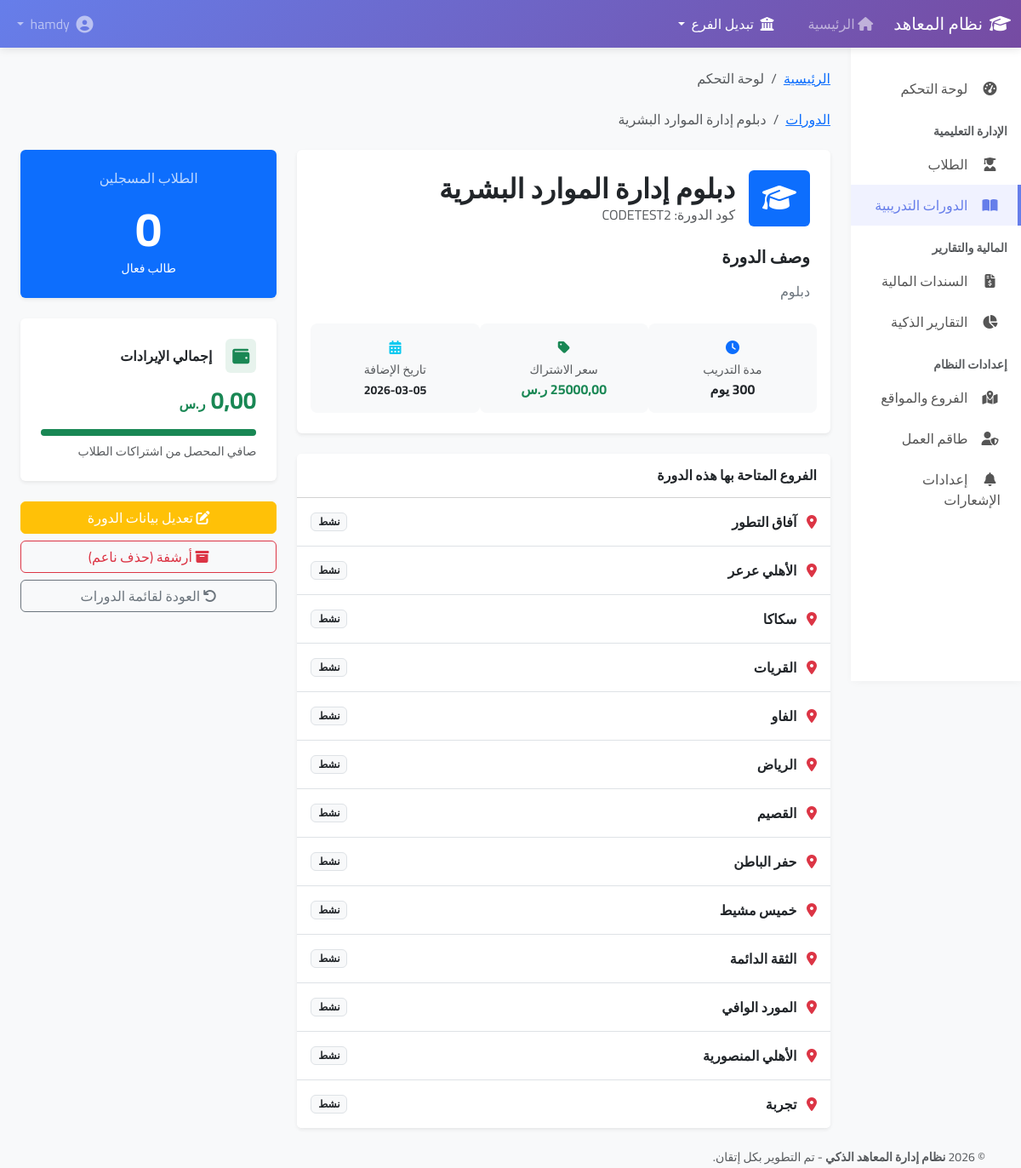
/courses/1/ (signed in), run on the app's committed database.
### courses/models.py (models this page shows, shortened)
class Course(models.Model):
    COURSE_TYPE_CHOICES = [
        ('diploma', 'دبلومة'),
        ('course', 'دورة'),
    ]
    name = models.CharField(max_length=200, verbose_name='اسم الدورة/الدبلومة')
    code = models.CharField(max_length=20, unique=True, verbose_name='كود الدورة')
    course_type = models.CharField(max_length=10, choices=COURSE_TYPE_CHOICES, verbose_name='النوع')
    description = models.TextField(blank=True, verbose_name='الوصف')
    price = models.DecimalField(max_digits=10, decimal_places=2, verbose_name='السعر')
    duration_days = models.PositiveIntegerField(default=30, verbose_name='المدة (بالأيام)')
    branches = models.ManyToManyField(Branch, related_name='courses', verbose_name='الفروع المتاحة')
    is_active = models.BooleanField(default=True, verbose_name='نشطة')
    created_at = models.DateTimeField(auto_now_add=True, verbose_name='تاريخ الإنشاء')
    class Meta:
        verbose_name = 'دورة/دبلومة'
        verbose_name_plural = 'الدورات والدبلومات'
        ordering = ['-created_at']

### branches/models.py (models this page shows, shortened)
class Branch(models.Model):
    name = models.CharField(max_length=100, verbose_name='اسم الفرع')
    code = models.CharField(max_length=10, unique=True, verbose_name='كود الفرع')
    address = models.TextField(blank=True, verbose_name='العنوان')
    phone = models.CharField(max_length=20, blank=True, verbose_name='رقم الهاتف')
    email = models.EmailField(blank=True, verbose_name='البريد الإلكتروني')
    is_active = models.BooleanField(default=True, verbose_name='نشط')
    created_at = models.DateTimeField(auto_now_add=True, verbose_name='تاريخ الإنشاء')

### courses/views.py (the view)
# urls.py: path('<int:pk>/', views.course_detail, name='course_detail'),
@login_required
@permission_required('courses.view_course', raise_exception=True)
def course_detail(request, pk):
    user = request.user
    course = get_object_or_404(Course, pk=pk)
    from students.models import Student
    from transactions.models import Income
    if user.is_superuser or user.user_type == 'admin':
        students_queryset = Student.objects.filter(course=course)
        income_queryset = Income.objects.filter(course=course)
    elif user.user_type == 'regional_manager':
        branches = user.managed_branches.all()
        students_queryset = Student.objects.filter(course=course, branch__in=branches)
        income_queryset = Income.objects.filter(course=course, branch__in=branches)
    else:
        students_queryset = Student.objects.filter(course=course, branch=user.branch)
        income_queryset = Income.objects.filter(course=course, branch=user.branch)
    students_count = students_queryset.count()
    total_income = income_queryset.aggregate(total=Sum('amount'))['total'] or 0
    context = {
        'course': course,
        'students_count': students_count,
        'total_income': total_income,
    }
    return render(request, 'courses/course_detail.html', context)

### branches/context_processors.py (called while the page is built)
def branch_context(request):
    if request.user.is_authenticated:
        user = request.user
        if user.is_superuser or user.user_type == 'admin':
            branches = Branch.objects.filter(is_active=True)
        elif user.user_type == 'regional_manager':
            branches = user.managed_branches.all()
        else:
            branches = Branch.objects.filter(id=user.branch_id) if user.branch else []
        return {
            'branches': branches,
            'is_global_view': branches.count() > 1 if hasattr(branches, 'count') else False
        }
    return {}

### templates/courses/course_detail.html (shortened to what this page needs)
{% extends 'base.html' %}
{% block content %}
<div class="mb-4">
    <nav aria-label="breadcrumb">
        <ol class="breadcrumb">
            <li class="breadcrumb-item"><a href="{% url 'courses:course_list' %}">الدورات</a></li>
            <li class="breadcrumb-item active">{{ course.name }}</li>
        </ol>
    </nav>
</div>
<div class="row">
    <div class="col-lg-8">
        <div class="card border-0 shadow-sm mb-4">
            <div class="card-body p-4">
                <div class="d-flex align-items-center mb-4">
                    <div class="bg-primary text-white rounded p-3 me-3">
                        <i class="fas fa-graduation-cap fa-2x"></i>
                    </div>
                    <div>
                        <h2 class="fw-bold mb-0">{{ course.name }}</h2>
                        <span class="text-muted">كود الدورة: {{ course.code }}</span>
                    </div>
                </div>
                <h5 class="fw-bold mb-3">وصف الدورة</h5>
                <p class="text-secondary leading-relaxed mb-4">
                    {{ course.description|default:"لا يوجد وصف متوفر لهذه الدورة حالياً." }}
                </p>
                <div class="row g-3">
                    <div class="col-sm-4 text-center p-3 bg-light rounded-3">
                        <i class="fas fa-clock text-primary mb-2"></i>
                        <small class="d-block text-muted">مدة التدريب</small>
                        <span class="fw-bold">{{ course.duration_days }} يوم</span>
                    </div>
                    <div class="col-sm-4 text-center p-3 bg-light rounded-3">
                        <i class="fas fa-tag text-success mb-2"></i>
                        <small class="d-block text-muted">سعر الاشتراك</small>
                        <span class="fw-bold text-success">{{ course.price|floatformat:2 }} ر.س</span>
                    </div>
                    <div class="col-sm-4 text-center p-3 bg-light rounded-3">
                        <i class="fas fa-calendar-alt text-info mb-2"></i>
                        <small class="d-block text-muted">تاريخ الإضافة</small>
                        <span class="fw-bold small">{{ course.created_at|date:"Y-m-d" }}</span>
                    </div>
                </div>
            </div>
        </div>
        <div class="card border-0 shadow-sm">
            <div class="card-header bg-white py-3">
                <h6 class="mb-0 fw-bold text-dark">الفروع المتاحة بها هذه الدورة</h6>
            </div>
            <div class="list-group list-group-flush">
                {% for branch in course.branches.all %}
                <div class="list-group-item d-flex justify-content-between align-items-center py-3">
                    <div>
                        <i class="fas fa-map-marker-alt text-danger me-2"></i>
                        <span class="fw-bold">{{ branch.name }}</span>
                    </div>
                    <span class="badge bg-light text-dark border">نشط</span>
                </div>
                {% empty %}
                <div class="p-3 text-center text-muted">لم يتم ربط هذه الدورة بأي فرع بعد</div>
                {% endfor %}
            </div>
        </div>
    </div>
    <div class="col-lg-4">
        <div class="card border-0 shadow-sm bg-primary text-white mb-4">
            <div class="card-body p-4 text-center">
                <h6 class="text-uppercase mb-3 opacity-75">الطلاب المسجلين</h6>
                <h1 class="display-4 fw-bold mb-0">{{ students_count }}</h1>
                <small>طالب فعال</small>
            </div>
        </div>
        <div class="card border-0 shadow-sm mb-4">
            <div class="card-body p-4">
                <div class="d-flex align-items-center mb-3">
                    <div class="bg-success-light text-success rounded p-2 me-3">
                        <i class="fas fa-wallet fa-lg"></i>
                    </div>
                    <h6 class="mb-0 fw-bold">إجمالي الإيرادات</h6>
                </div>
                <h3 class="fw-bold text-success">{{ total_income|floatformat:2 }} <small class="fs-6">ر.س</small></h3>
                <div class="progress mt-3" style="height: 8px;">
                    <div class="progress-bar bg-success" style="width: 100%"></div>
                </div>
                <p class="small text-muted mt-2 mb-0">صافي المحصل من اشتراكات الطلاب</p>
            </div>
        </div>
<div class="d-grid gap-2">
    {% if user.is_superuser or user.user_type == 'admin' %}
    <a href="{% url 'courses:course_edit' course.pk %}" class="btn btn-warning text-white">
        <i class="fas fa-edit"></i> تعديل بيانات الدورة
    </a>
    {% endif %}
    {% if user.is_superuser %}
    <a href="{% url 'courses:course_delete' course.pk %}" class="btn btn-outline-danger">
        <i class="fas fa-archive"></i> أرشفة (حذف ناعم)
    </a>
    {% endif %}
    <a href="{% url 'courses:course_list' %}" class="btn btn-outline-secondary">
        <i class="fas fa-undo"></i> العودة لقائمة الدورات
    </a>
</div>    </div>
</div>
{% endblock %}

### templates/base.html (style rules this page uses)
* { font-family: 'Cairo', sans-serif; }
body { background-color: #f8f9fa; overflow-x: hidden; }

### templates/courses/course_detail.html (style rules this page uses)
.bg-success-light { background-color: rgba(25, 135, 84, 0.1); }
.leading-relaxed { line-height: 1.6; }

### data on the page
Course: name "دبلوم إدارة الموارد البشرية", code "CODETEST2", description "دبلوم", duration_days "300", created_at "2026-03-05"
Branch: name "آفاق التطور"
Branch: name "الأهلي عرعر"
Branch: name "سكاكا"
Branch: name "القريات"
Branch: name "الفاو"
Branch: name "الرياض"
Branch: name "القصيم"
Branch: name "حفر الباطن"
Branch: name "خميس مشيط"
Branch: name "الثقة الدائمة"
Branch: name "المورد الوافي"
Branch: name "الأهلي المنصورية"
Branch: name "تجربة"

### other printed values
{{ title|default:"لوحة التحكم" }} "لوحة التحكم"
{{ students_count }} "0"
{{ total_income|floatformat:2 }} "0,00"
